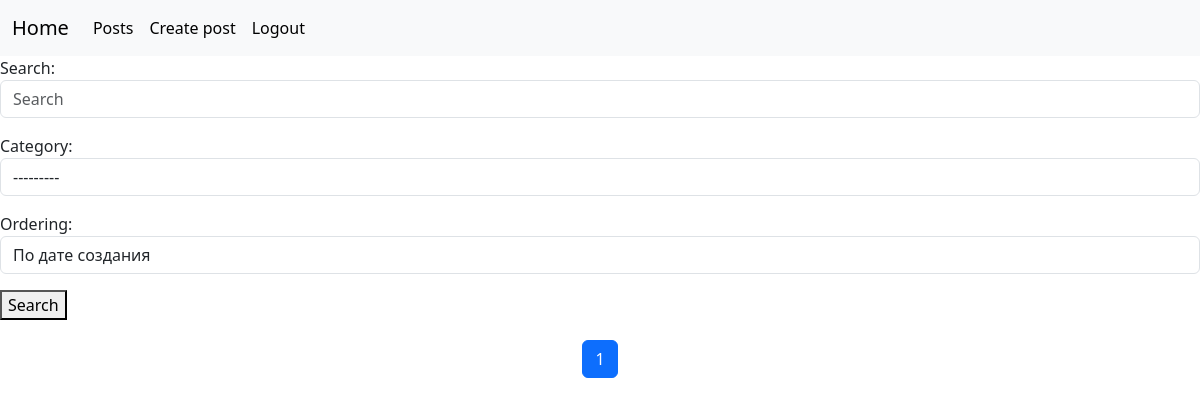
The app's page /posts/?page=2 (signed in), older data.
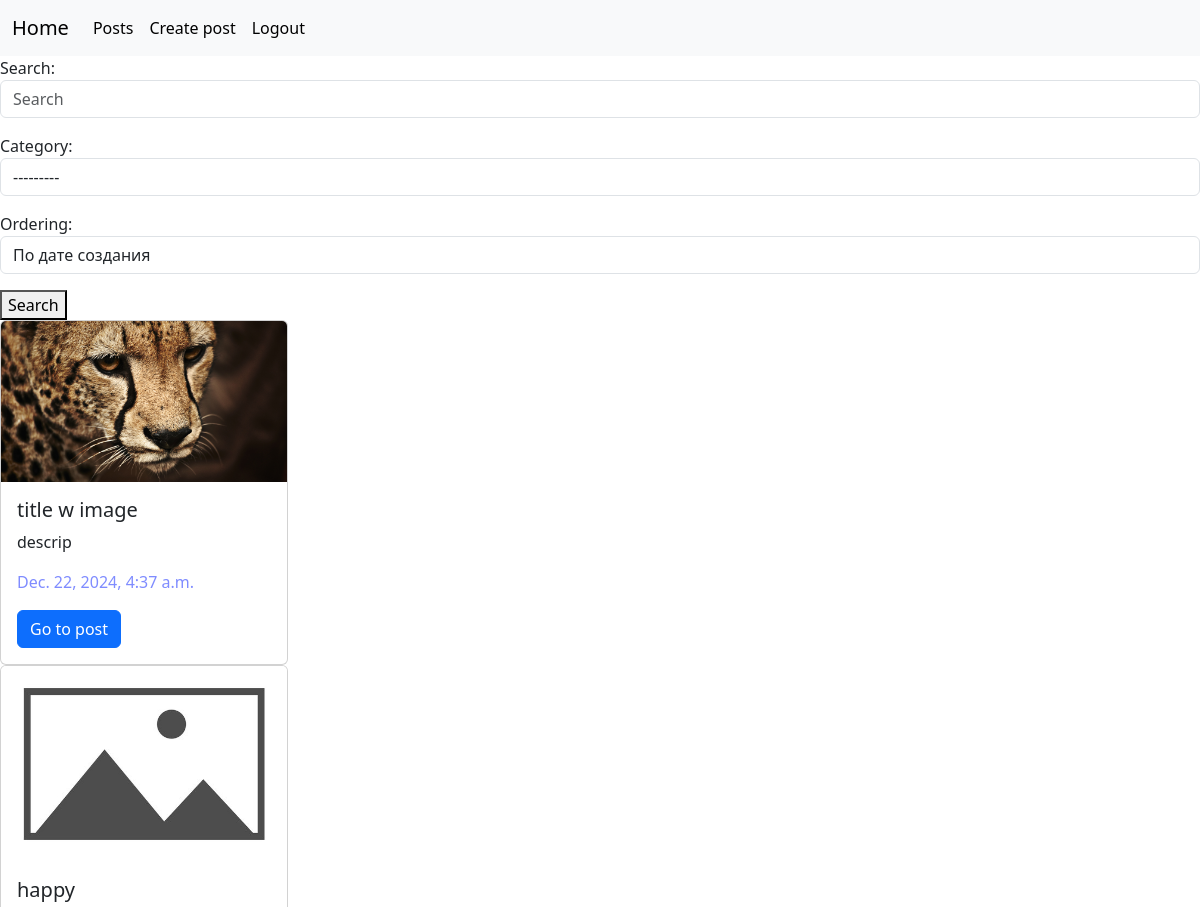
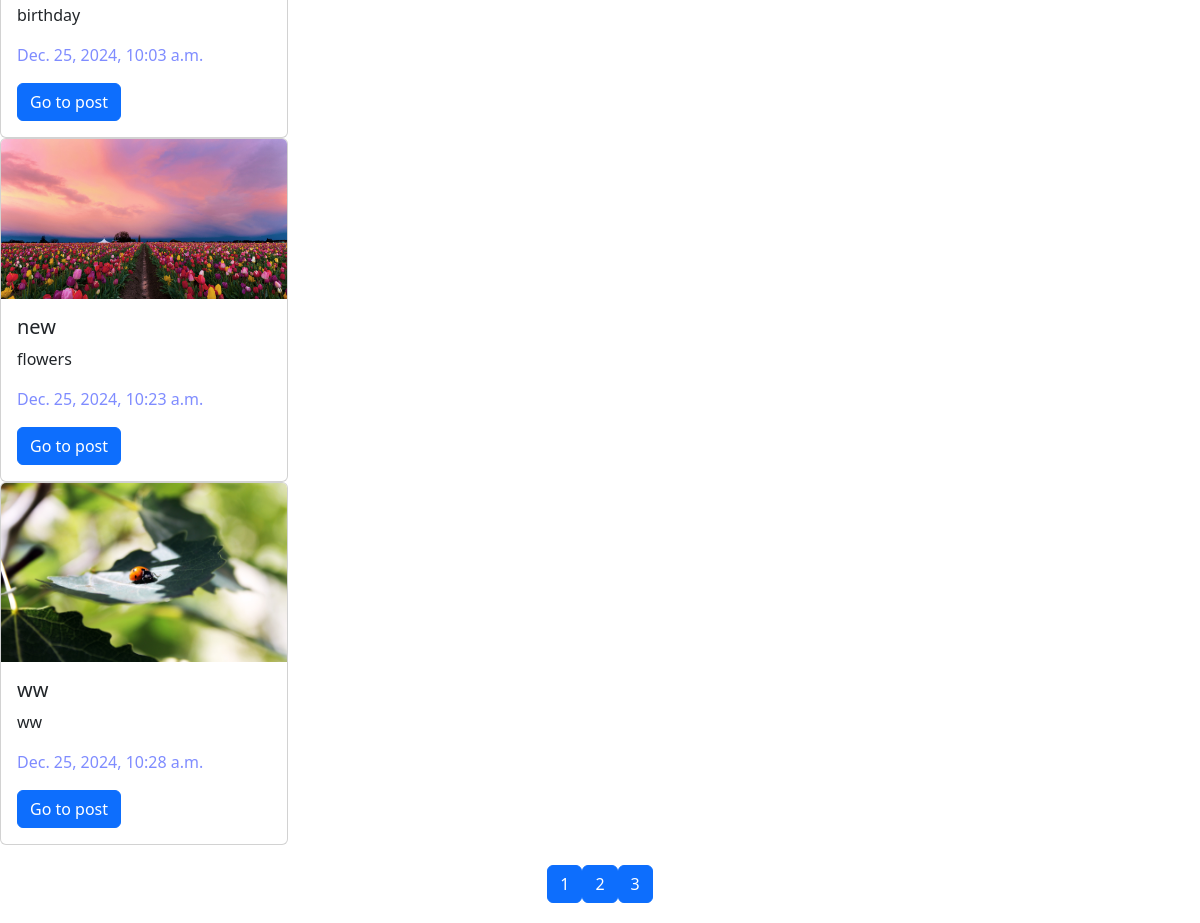
The same page, newer data (2 pictures, top to bottom).
### posts/models.py (models this page shows, shortened)
class Post(models.Model):
     category = models.ForeignKey(
          Category, on_delete=models.CASCADE, null=True, blank=True
     )
     tags = models.ManyToManyField(Tag, null=True, blank=True)
     title = models.CharField(max_length=56)
     description = models.CharField(max_length=256)
     rate= models.IntegerField(null=True, blank=True)
     created_at = models.DateTimeField(auto_now_add=True, null=True)
     updated_at = models.DateTimeField(auto_now=True, null=True)
     image = models.ImageField(null=True, blank=True)

### posts/views.py (the view)
# urls.py: path("posts/", posts_list_view),
@login_required(login_url='login-view')
def posts_list_view(request):
    if request.method == 'GET':
        limit = 4
        page = int(request.GET.get('page', 1))
        search = request.GET.get("search")
        category = request.GET.get("category")
        ordering = request.GET.get("order")
        form= SearchForm(request.GET)
        posts = Post.objects.all()
        if search:
            posts = posts.filter(
                Q(title__icontains=search) | Q(description__icontains=search)
            )
        if category:
            posts = posts.filter(category_id=category)
        if ordering:
            posts = posts.order_by(ordering)
        max_pages = posts.count() / limit
        if round(max_pages) < max_pages:
            max_pages = round(max_pages) + 1
        else:
            max_pages = round(max_pages)
        start = (page - 1) * limit
        end = page * limit
        posts = posts[start:end]
        context = {"posts": posts, "form": form, "max_pages": range(1, max_pages + 1)}
        return (render
                (request, "posts/post_list.html",
                 context=context)
        )

### posts/forms.py
class SearchForm(forms.Form):
        search = forms.CharField(
        required=False,
        max_length=100,
        widget=forms.TextInput(attrs={'placeholder':'Search', 'class':'form-control'})
        )
        category = forms.ModelChoiceField(
            queryset=Category.objects.all(),
            required=False,
            widget=forms.Select(attrs={'class':'form-control'})
        )
        orderings = (
            ("created_at", "По дате создания"),
            ("updated_at", "По дате создания"),
            ("rate", "По оценке"),
            ("-rate", "По оценке ро убыванию"),
            ("-updated_at", "-По дате изменения по убыванию"),
            ("-created_at", "По дате создания по убыванию"),
        )
        ordering = forms.ChoiceField(
            choices=orderings, required=False, widget=forms.Select(attrs={'class':'form-control'})
        )

### posts/models.py (called while the page is built)
     def __str__(self):
          return self.title

### templates/posts/post_list.html
{%extends 'base.html'%}
{%block content%}
<form action="/posts/" method="get", enctype="multipart/form-data">
  {{form.as_p}}
  <button type="submit">Search</button>
</form>
{%for post in posts%}
<div class="card" style="width: 18rem;">
  {%if post.image%}
  <img src="{{post.image.url}}" class="card-img-top" alt="...">
  {%else%}
  <img src="/static/placeholder.jpg" class="card-img-top" alt="">
  {%endif%}
  <div class="card-body">
    <h5 class="card-title">{{post.title}}</h5>
    <p class="card-text">{{post.description}}</p>
    <p class="card-text" style="color: #7f8cff;">{{post.created_at}} </p>
    <a href="/posts/{{post.id}}/" class="btn btn-primary">Go to post</a>
  </div>
</div>
{%endfor%}
<div style="display: flex; justify-content: center; margin-top: 20px; margin-bottom: 20px; ">
  {% for i in max_pages %}
  {% if request.GET %}
  <a class="btn btn-primary" href="{{request.get_full_path}}&page={{i}}">{{i}}</a>
  {%else%}
    <a href="/posts/?page={{ i }}" class="btn btn-primary">
      {{ i }}
    </a>
  {%endif%}
  {% endfor %}
</div>
{%endblock%}

### templates/base.html (shortened to what this page needs)
<!DOCTYPE html>
<html lang="en">
    <head>
        <link rel="stylesheet" href="https://cdn.jsdelivr.net/npm/bootstrap@5.3.3/dist/css/bootstrap.min.css">
        <nav class="navbar navbar-expand-lg bg-body-tertiary">
  <div class="container-fluid">
    <a class="navbar-brand" href="/">Home</a>
    <div class="collapse navbar-collapse" id="navbarSupportedContent">
       {% if request.user.is_authenticated %}
      <ul class="navbar-nav me-auto mb-2 mb-lg-0">
        <li class="nav-item">
          <a class="nav-link active" aria-current="page" href="/posts/">Posts</a>
        </li>
        <li class="nav-item">
          <a class="nav-link active" aria-current="page" href="/posts/create/">Create post</a>
        </li>
        <li class="nav-item">
          <a class="nav-link active" aria-current="page" href="/logout/">Logout</a>
        </li>
       {% endif %}
    </div>
  </div>
</nav>
    </head>
    <body>
        {%block content%}
        {%endblock%}
    </body>
</html>

Row changes from the older to the newer data that the page shows:
added Post: image (picture), title "title w image", description "descrip", created_at "Dec. 22, 2024, 4:37 a.m."
added Post: title "happy", description "birthday", created_at "Dec. 25, 2024, 10:03 a.m."
added Post: image (picture), title "new", description "flowers", created_at "Dec. 25, 2024, 10:23 a.m."
added Post: image (picture), title "ww", description "ww", created_at "Dec. 25, 2024, 10:28 a.m."
Text that changed along with them:
new list line: "2"
new list line: "3"
